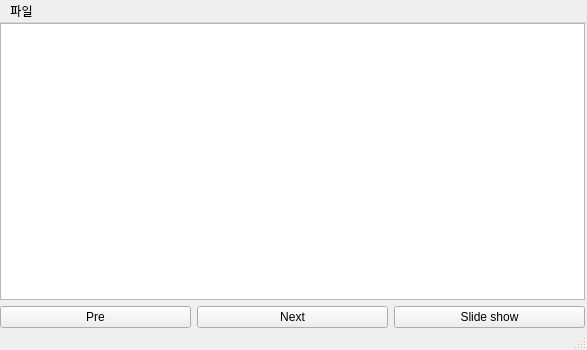
<?xml version="1.0" encoding="UTF-8"?>
<ui version="4.0">
 <class>MainWindow</class>
 <widget class="QMainWindow" name="MainWindow">
  <property name="geometry">
   <rect>
    <x>0</x>
    <y>0</y>
    <width>587</width>
    <height>350</height>
   </rect>
  </property>
  <property name="windowTitle">
   <string>MainWindow</string>
  </property>
  <widget class="QWidget" name="centralwidget">
   <layout class="QGridLayout" name="gridLayout">
    <property name="leftMargin">
     <number>0</number>
    </property>
    <property name="topMargin">
     <number>0</number>
    </property>
    <property name="rightMargin">
     <number>2</number>
    </property>
    <property name="bottomMargin">
     <number>0</number>
    </property>
    <item row="1" column="0">
     <layout class="QGridLayout" name="gridLayout_2">
      <item row="0" column="0">
       <widget class="QPushButton" name="pushButton_pre">
        <property name="text">
         <string>Pre</string>
        </property>
        <property name="shortcut">
         <string>Left</string>
        </property>
       </widget>
      </item>
      <item row="0" column="1">
       <widget class="QPushButton" name="pushButton_next">
        <property name="text">
         <string>Next</string>
        </property>
        <property name="shortcut">
         <string>Right</string>
        </property>
       </widget>
      </item>
      <item row="0" column="2">
       <widget class="QPushButton" name="pushButton_Slideshow">
        <property name="text">
         <string>Slide show</string>
        </property>
        <property name="shortcut">
         <string>Space</string>
        </property>
       </widget>
      </item>
     </layout>
    </item>
    <item row="0" column="0">
     <widget class="QGraphicsView" name="graphicsView"/>
    </item>
   </layout>
  </widget>
  <widget class="QMenuBar" name="menubar">
   <property name="geometry">
    <rect>
     <x>0</x>
     <y>0</y>
     <width>587</width>
     <height>21</height>
    </rect>
   </property>
   <widget class="QMenu" name="menu">
    <property name="title">
     <string>파일</string>
    </property>
    <addaction name="actionOpen"/>
   </widget>
   <addaction name="menu"/>
  </widget>
  <widget class="QStatusBar" name="statusbar"/>
  <action name="actionOpen">
   <property name="text">
    <string>Open</string>
   </property>
   <property name="shortcut">
    <string>Ctrl+O</string>
   </property>
  </action>
 </widget>
 <resources/>
 <connections/>
</ui>
